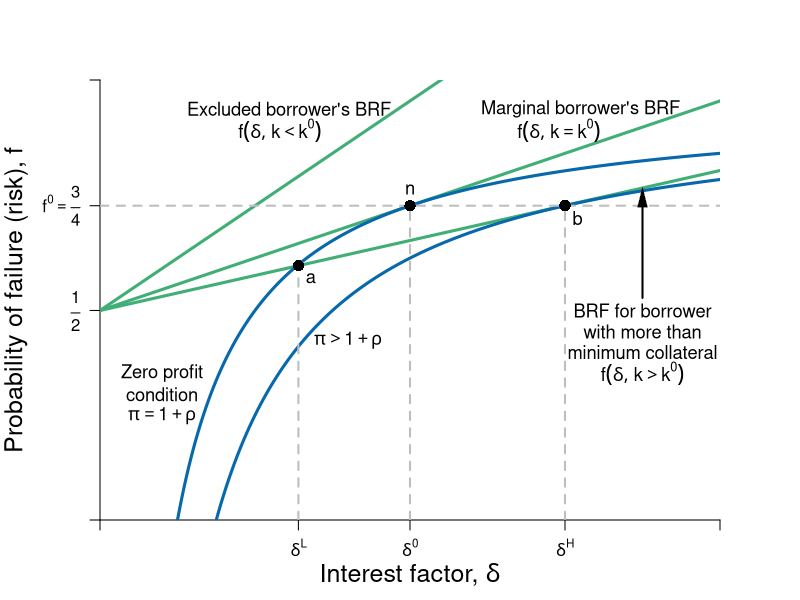

Reproduce this figure in R.
#Graph Designer: Simon Halliday
#Authors: Bowles, Foley and Halliday
#Title: Coordination, Conflict and Competition: A Text in Microeconomics

library(shape)
pdf(file = "credit/quality_stack1.pdf", width = 8, height = 6)

#Set parameters for graphics
axislabelsize <- 1.5
labelsize <- 1.1
graphlinewidth <- 3
segmentlinewidth <- 2

COL <- c("#7fc97f", "#beaed4", "#fdc086", "#ffff99", "#386cb0", "#f0027f", "#bf5b17", "#666666")
COLA <- c("#e0f3db", "#99d8c9","#66c2a4","#41ae76", "#238b45", "#005824")
COLB <- c("#c6dbef", "#4eb3d3", "#2b8cbe", "#0868ac","#084081")

#Edited the margins to cater for the larger LHS labels
par(mar =  c(4, 5, 4, 4))

brfFn <- function(delta, mu = 1, k = 1) {
  .5 + (delta / (2 * mu)) * (1 - k)
}

PCFn <- function(delta, mu = 1) {
  delta/mu
}

isoreturnFn <- function(delta, pi=0.125) {
  1 - (pi)/delta
}

yFn <- function(d1, f1, mu = 1){
  mu*f1*(1 - f1) - d1*(1 - f1)
}

ylow <- function(delta, mu = 1, ybar = 0.0625){
  (-sqrt(delta^2 - 2*delta*mu + mu^2 - 4*mu*ybar) + delta + mu)/(2*mu)
}

yhigh <- function(delta, mu = 1, ybar = 0.0625){
  (sqrt(delta^2 - 2*delta*mu + mu^2 - 4*mu*ybar) + delta + mu)/(2*mu)
}

xlims <- c(0, 2)
ylims <- c(0, 1.05)

npts <- 501 
d1 <- seq(xlims[1], xlims[2], length.out = npts)
f1 <- seq(ylims[1], ylims[2], length.out = npts) 
a <- c(0.0625)

plot(0, 0, xlim = xlims, ylim = ylims, type = "n",
     xlab = expression(paste("")),
     ylab = expression(paste("")), 
     xaxt = "n", 
     yaxt = "n", 
     cex.lab = axislabelsize, 
     bty = "n", 
     xaxs="i", 
     yaxs="i"
)


# ticksy <- seq(from = 0, to = ylims[2], by = 0.1)
# ylabels <- seq(from = 0, to = ylims[2], by = 0.1)
# ticksx <- seq(from = 0, to = xlims[2], by = 0.1)
# xlabels <- seq(from = 0, to = xlims[2], by = 0.1)
ticksy <- c(ylims[1], 0.5, 0.75, ylims[2])
ylabels <- c(NA, expression(paste(frac(1,2))), expression(paste(f^{0} == frac(3,4))), NA)
ticksx <- c(xlims[1], 0.64, 1, 1.5, xlims[2])
xlabels <- c(NA, expression(paste(delta^{L})),expression(paste(delta^{0})), expression(paste(delta^{H})), NA)

axis(1, at = ticksx, pos = 0, labels = xlabels)
axis(2, at = ticksy, pos = 0, labels = ylabels, las = 1)

npts <- 503 
xx1 <- seq(xlims[1], xlims[2], length.out = npts)

#Draw the graphs
lines(xx1, brfFn(xx1, k = 0), col = COLA[4], lwd = graphlinewidth)
lines(xx1, brfFn(xx1, k = 0.5), col = COLA[4], lwd = graphlinewidth)
lines(xx1, brfFn(xx1, k = 0.666), col = COLA[4], lwd = graphlinewidth)
lines(xx1, isoreturnFn(xx1, pi = 0.25), col = COLB[4], lwd = graphlinewidth)
lines(xx1, isoreturnFn(xx1, pi = 0.375), col = COLB[4], lwd = graphlinewidth)
#lines(xx1, isoreturnFn(xx1, pi = 0.5), col = COLB[4], lwd = graphlinewidth)


#Axis labels
mtext(expression(paste("Interest factor, ", delta)), side = 1, line = 2.5, cex = axislabelsize)
text(-0.27, 0.5*(ylims[2]), expression(paste("Probability of failure (risk), ", f)), xpd = TRUE, cex = axislabelsize, srt = 90) 


#Label feasible and infeasible
#text(8, 9, expression(paste(trs(l,k) == frac(x[l], x[k]), phantom() == frac(mp[l], mp[k]), phantom() == -frac(dk,dl))), cex = labelsize)
#text(3, 2.5, expression(paste("with plan ", (list(x, l, k)) )), cex = labelsize)

# text(8, 8.5, expression(paste("Production set:")), cex = labelsize)
# text(8, 8, expression(paste(x = bar(x), " feasible")), cex = labelsize)
# text(8, 7.5, expression(paste("with plan ", (list(x, l, k)) )), cex = labelsize)


segments(0, 0.75, xlims[2], 0.75, lty = 2, col = "gray" , lwd = segmentlinewidth)



segments(1.5, 0, 1.5, brfFn(delta = 1.5, k = 0.666), lty = 2, col = "gray" , lwd = segmentlinewidth)
points(1.5, brfFn(1.5, k = 0.666), pch = 16, col = "black", cex = 1.5)
text(1.5 + 0.04, brfFn(1.5, k = 0.666) - 0.03, expression(paste(b)), cex = labelsize)

segments(1, 0, 1, brfFn(delta = 1, k = 0.5), lty = 2, col = "gray" , lwd = segmentlinewidth)
points(1, brfFn(1, k = 0.5), pch = 16, col = "black", cex = 1.5)
text(1, brfFn(1, k = 0.5) + 0.04, expression(paste(n)), cex = labelsize)

segments(0.64, 0, 0.64, brfFn(delta = 0.64, k = 0.666), lty = 2, col = "gray" , lwd = segmentlinewidth)
points(0.64, brfFn(0.64, k = 0.666), pch = 16, col = "black", cex = 1.5)
text(0.64 + 0.04, brfFn(0.64, k = 0.666) - 0.03, expression(paste(a)), cex = labelsize)


# 
# segments(8, 0, 8,indiffA(x = 8)  , lty = 2, col = "gray" , lwd = segmentlinewidth)
# segments(0, indiffA(x = 8) , 8,indiffA(x = 8)  , lty = 2, col = "gray" , lwd = segmentlinewidth)

#Annotate points (4,4),(2,8),(8,2) on feasibility frontier


# text(0.375+0.02, 0.6+0.03, expression(paste(b)), cex = labelsize)
# points(0.375, 0.6, pch = 16, col = "black", cex = 1.5)

#text(0.2, 1.01, expression(paste("Iso-expected income curves")), cex = labelsize)
#text(0.2, 0.95, expression(paste(y[1] == y^L)), cex = labelsize)
#text(0.2, 0.87, expression(paste(y == y^{NE})), cex = labelsize)
#text(0.2, 0.77, expression(paste(y[3] == y^H)), cex = labelsize)

text(0.61, 0.98, expression(paste("Excluded borrower's BRF")), cex = labelsize)
text(0.58, 0.93, expression(paste(f(delta, k < k^0))), cex = labelsize)

text(1.55, 0.98, expression(paste("Marginal borrower's BRF")), cex = labelsize)
text(1.48, 0.93, expression(paste(f(delta, k == k^0))), cex = labelsize)


text(1.75, 0.5, expression(paste("BRF for borrower")), cex = labelsize)
text(1.75, 0.45, expression(paste("with more than")), cex = labelsize)
text(1.75, 0.4, expression(paste("minimum collateral")), cex = labelsize)
text(1.75, 0.35, expression(paste(f(delta, k > k^0))), cex = labelsize)
Arrows(1.75, 0.53, 1.75, 0.77, col = "black", lty = 1, lwd = 2, arr.type = "triangle", arr.lwd = 0.5)

text(0.8, 0.43, expression(paste(pi > 1 + rho)), cex = labelsize)

text(0.2, 0.35, expression(paste("Zero profit")), cex = labelsize)
text(0.2, 0.3, expression(paste("condition")), cex = labelsize)
text(0.2, 0.25, expression(paste(pi == 1 + rho)), cex = labelsize)

#text(0.62, 0.9, expression(paste(f == frac(1,2) + frac(delta, 2*mu))), cex = labelsize)

# text(0.62, 0.4, expression(paste("A's participation")), cex = labelsize)
# text(0.62, 0.35, expression(paste("constraint")), cex = labelsize)
# text(0.62, 0.25, expression(paste(f == frac(delta, mu))), cex = labelsize)



# text(0.88, 0.6, expression(paste("P's iso-profit curve")), cex = labelsize)
# text(0.88, 0.55, expression(paste(pi == pi^{NE})), cex = labelsize)
# Arrows(0.88, 0.63, 0.88, 0.82, col = "black", lty = 1, lwd = 2, arr.type = "triangle", arr.lwd = 0.5)

# text(0.3, 0.15, expression(paste("Pareto-improving")), cex = labelsize)
# text(0.3, 0.1, expression(paste("lens")), cex = labelsize)
# Arrows(0.3, 0.18, 0.3, 0.5, col = "black", lty = 1, lwd = 2, arr.type = "triangle", arr.lwd = 0.5)


dev.off()
